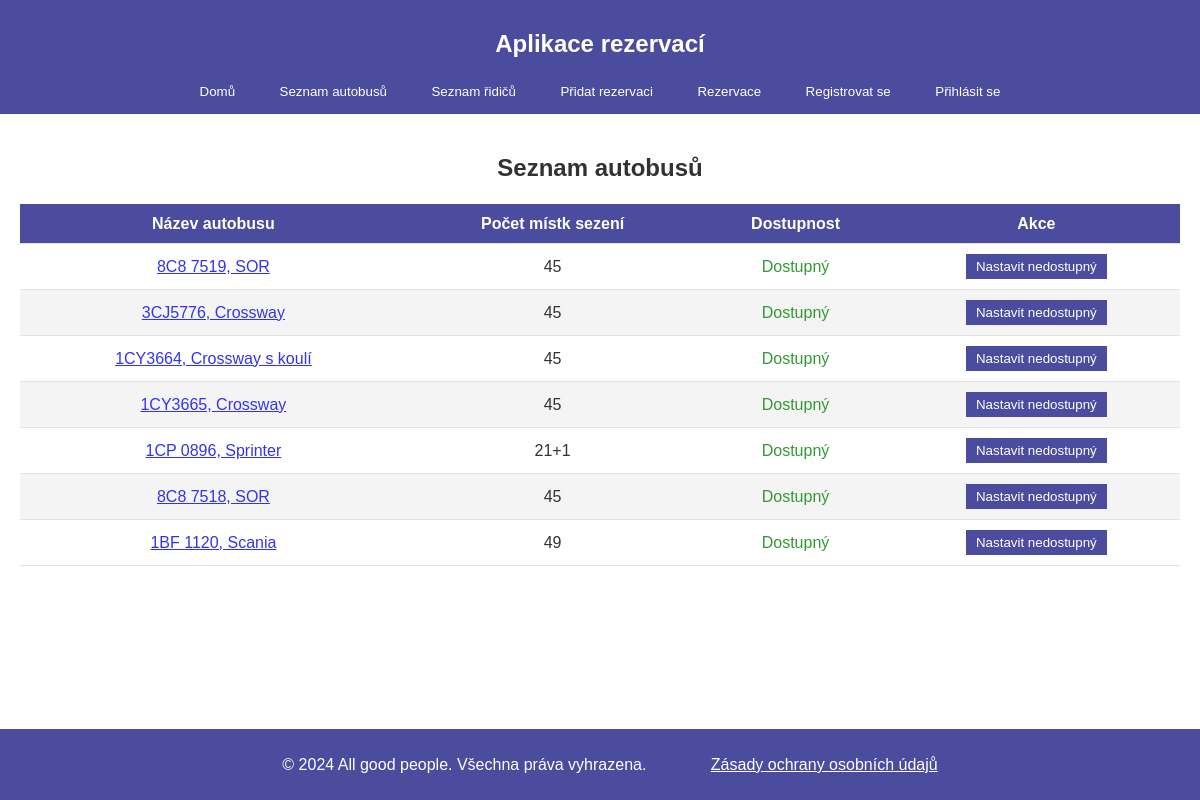
The app's page /depo/buses/, older data.
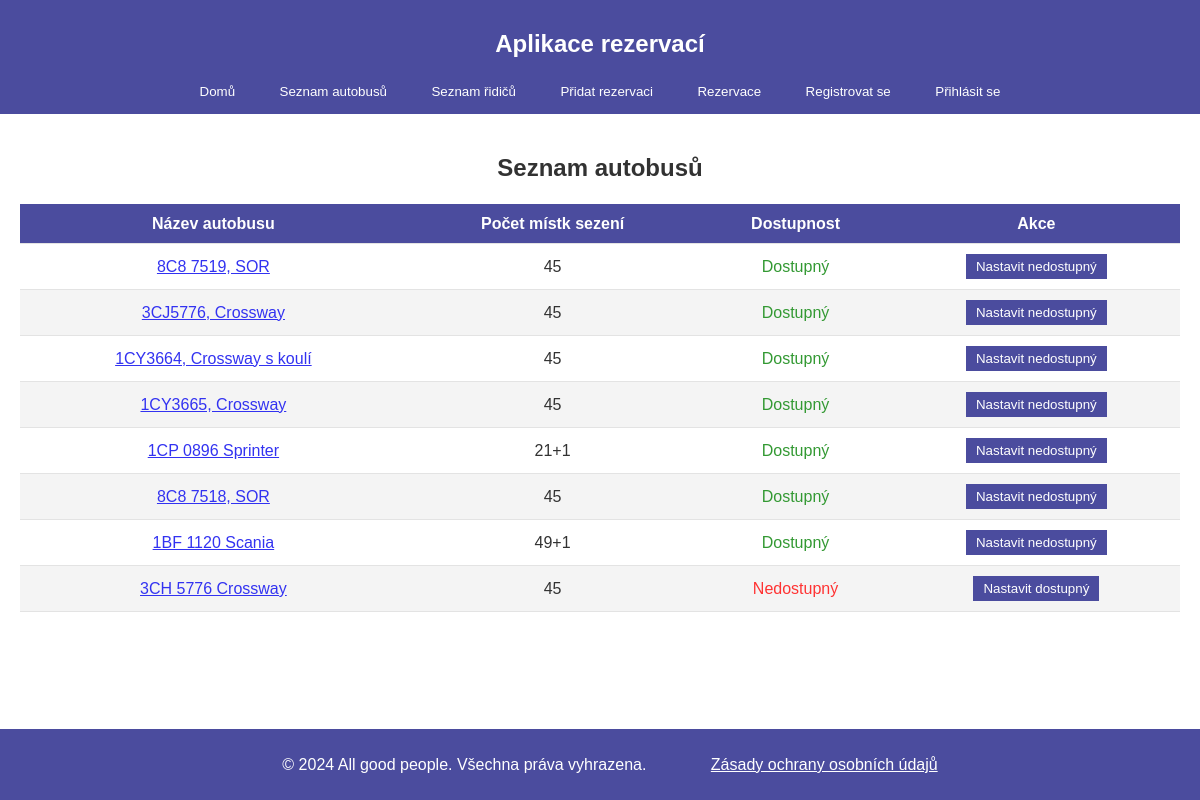
The same page, newer data.
### depo/models.py (models this page shows, shortened)
class Bus(models.Model):
    name = models.CharField(max_length=100)
    seats = models.CharField(max_length=10)  # např. "45+1"
    is_ready = models.BooleanField(default=True)  # indikace dostupnosti autobusu

### depo/views.py (the view)
# urls.py: path('buses/', views.bus_list, name='bus_list'),
def bus_list(request):
    buses = Bus.objects.all()
    if request.method == 'POST':
        bus_id = request.POST.get('bus_id')
        bus = Bus.objects.get(id=bus_id)
        bus.toggle_is_ready()  # Přepne stav dostupnosti autobusu
        return redirect('depo:bus_list')  # Přesměrování zpět na seznam autobusů
    return render(request, 'depo/bus_list.html', {'buses': buses})

### depo/templates/depo/bus_list.html (shortened to what this page needs)
{% extends "depo/home.html" %}
{% block content %}
<section>
    <h2 style="text-align: center;">Seznam autobusů</h2>
    <table>
        <thead>
            <tr>
                <h4><th>Název autobusu</th></h4>
                <th>Počet místk sezení</th>
                <th>Dostupnost</th>
                <th>Akce</th>
            </tr>
        </thead>
        <tbody>
            {% for bus in buses %}
            <tr>
                <td>
                    <a href="{% url 'depo:bus_list' %}">{{ bus.name }}</a>
                </td>
                <td>{{ bus.seats }}</td>
                <td>
                    {% if bus.is_ready %}
                        <span style="color: green;">Dostupný</span>
                    {% else %}
                        <span style="color: red;">Nedostupný</span>
                    {% endif %}
                </td>
                <td>
                    <form method="POST">
                        <button type="submit" class="btn btn-toggle">
                            {% if bus.is_ready %}
                                Nastavit nedostupný
                            {% else %}
                                Nastavit dostupný
                            {% endif %}
                        </button>
                    </form>
                </td>
            </tr>
        {% endfor %}
    </tbody>
    </table>
</section>
{% endblock %}

Row changes from the older to the newer data that the page shows:
changed Bus: name "1CP 0896, Sprinter" → "1CP 0896 Sprinter"
changed Bus: name "1BF 1120, Scania" → "1BF 1120 Scania"; seats "49" → "49+1"
added Bus: name "3CH 5776 Crossway", seats "45", is_ready "Nedostupný"
